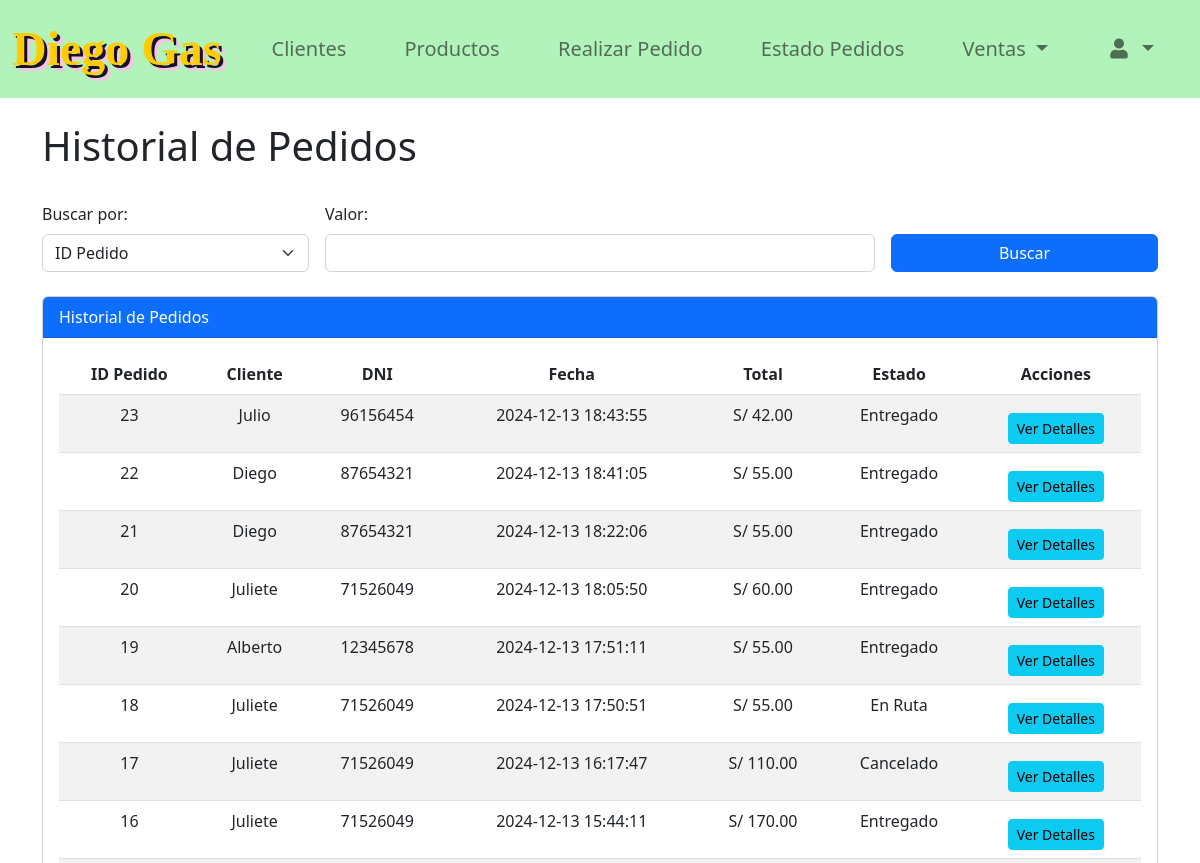
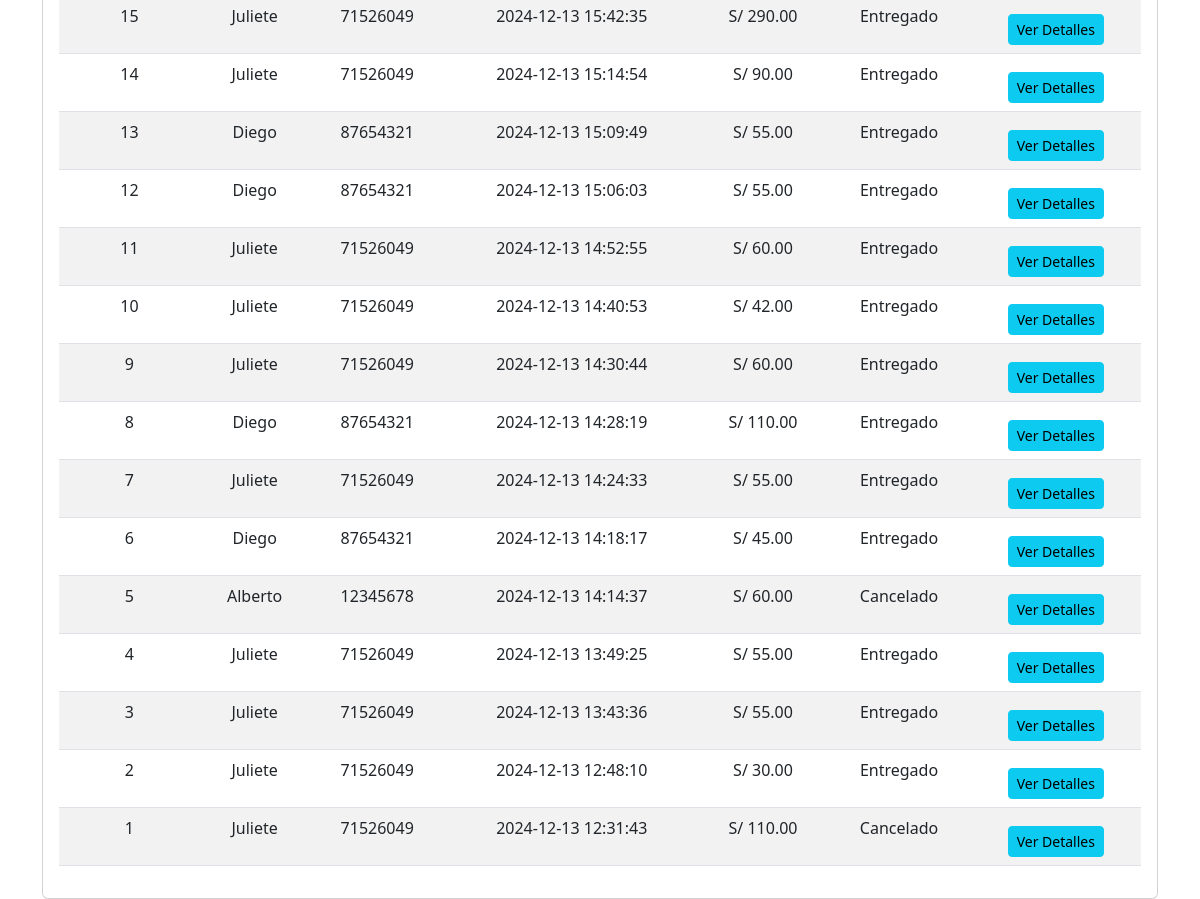
Page /vistas/Recepcion/historial_ventas.php (signed in) on the committed database (2 pictures, top to bottom).
### tables this page shows
CREATE TABLE `pedidos` (
  `id_pedido` int(11) NOT NULL,
  `id_cliente` int(11) NOT NULL,
  `id_usuario` int(11) NOT NULL,
  `fecha_pedido` datetime NOT NULL,
  `total_pedido` decimal(10,2) NOT NULL,
  `id_estado` int(11) NOT NULL,
  `id_empleado` int(11) DEFAULT NULL,
  `id_pago` int(11) NOT NULL,
  `id_tipo_despacho` int(11) NOT NULL,
  `fecha_entrega` datetime NOT NULL DEFAULT current_timestamp(),
  `id_direccion_envio` int(11) DEFAULT NULL
);

CREATE TABLE `clientes` (
  `id_cliente` int(11) NOT NULL,
  `nombre_cliente` varchar(100) NOT NULL,
  `apellido_cliente` varchar(100) DEFAULT NULL,
  `fecha_registro_cliente` date DEFAULT NULL,
  `email_cliente` varchar(100) DEFAULT NULL,
  `descripcion_cliente` varchar(255) DEFAULT NULL,
  `dni_cliente` int(11) DEFAULT NULL
);

CREATE TABLE `estado_pedido` (
  `id_estado` int(11) NOT NULL,
  `nombre_estado` varchar(50) NOT NULL,
  `descripcion` text DEFAULT NULL
);

### vistas/funciones.php (called while the page is built, shortened)
<?php
function obtenerConexion()
{
    $host = "localhost";
    $dbname = "diegogas";
    $username = "root";
    $password = "";
    try {
        $conn = new PDO("mysql:host=$host;dbname=$dbname", $username, $password);
        $conn->setAttribute(PDO::ATTR_ERRMODE, PDO::ERRMODE_EXCEPTION);
        return $conn;
    } catch (PDOException $e) {
        logError($e->getMessage());
        echo "Ocurrió un error en la conexión. Por favor, intente más tarde.";
        return null;
    }
}
function buscarHistorialPedidos($criterio, $valor)
{
    $conn = obtenerConexion();
    try {
        $sql = "SELECT p.id_pedido, c.nombre_cliente, c.dni_cliente, p.fecha_pedido, p.total_pedido, ep.nombre_estado AS estado
                FROM pedidos p
                JOIN clientes c ON p.id_cliente = c.id_cliente
                JOIN estado_pedido ep ON p.id_estado = ep.id_estado";
        $sql .= " ORDER BY p.fecha_pedido DESC";
        $stmt = $conn->prepare($sql);
        $stmt->execute();
        return $stmt->fetchAll(PDO::FETCH_ASSOC);
    } catch (PDOException $e) {
        echo "Error al buscar el historial de pedidos: " . $e->getMessage();
        return [];
    }
}

### vistas/Recepcion/historial_ventas.php (the view, shortened to what this page needs)
<?php
require_once '../funciones.php';
$criterio = $_GET['criterio'] ?? '';
$valor = $_GET['valor'] ?? '';
$pedidos = buscarHistorialPedidos($criterio, $valor);
?>
<!DOCTYPE html>
<html lang="es">
<head>
    <link rel="stylesheet" href="../../recursos/css/style.css">
    <link rel="stylesheet" href="https://cdnjs.cloudflare.com/ajax/libs/font-awesome/5.15.4/css/all.min.css">
    <link href="https://cdn.jsdelivr.net/npm/bootstrap@5.2.3/dist/css/bootstrap.min.css" rel="stylesheet">
</head>
<body>
    <?php include_once 'navbar_recepcion.php'; ?>
    <div class="container mt-4">
        <h1>Historial de Pedidos</h1><br>
        <form method="GET" class="row g-3 mb-4">
            <div class="col-md-3">
                <label for="criterio" class="form-label">Buscar por:</label>
                <select name="criterio" id="criterio" class="form-select">
                    <option value="id_pedido" <?php if ($criterio === 'id_pedido') echo 'selected'; ?>>ID Pedido</option>
                </select>
            </div>
            <div class="col-md-6">
                <label for="valor" class="form-label">Valor:</label>
                <input type="text" name="valor" id="valor" class="form-control" value="<?php echo htmlspecialchars($valor); ?>">
            </div>
            <div class="col-md-3 d-flex align-items-end">
                <button type="submit" class="btn btn-primary w-100">Buscar</button>
            </div>
        </form>
        <div class="card">
            <div class="card-header bg-primary text-white">Historial de Pedidos</div>
            <div class="card-body">
                <?php if (!empty($pedidos)): ?>
                    <table class="table table-striped">
                        <thead>
                            <tr>
                                <th>ID Pedido</th>
                                <th>Cliente</th>
                                <th>DNI</th>
                                <th>Fecha</th>
                                <th>Total</th>
                                <th>Estado</th>
                                <th>Acciones</th>
                            </tr>
                        </thead>
                        <tbody>
                            <?php foreach ($pedidos as $pedido): ?>
                                <tr>
                                    <td><?php echo htmlspecialchars($pedido['id_pedido']); ?></td>
                                    <td><?php echo htmlspecialchars($pedido['nombre_cliente']); ?></td>
                                    <td><?php echo htmlspecialchars($pedido['dni_cliente']); ?></td>
                                    <td><?php echo htmlspecialchars($pedido['fecha_pedido']); ?></td>
                                    <td>S/ <?php echo number_format($pedido['total_pedido'], 2); ?></td>
                                    <td><?php echo htmlspecialchars($pedido['estado']); ?></td>
                                    <td>
                                        <a href="detalles_pedido.php?id_pedido=<?php echo $pedido['id_pedido']; ?>" class="btn btn-info btn-sm">Ver Detalles</a>
                                    </td>
                                </tr>
                            <?php endforeach; ?>
                        </tbody>
                    </table>
                <?php else: ?>
                    <p>No se encontraron pedidos.</p>
                <?php endif; ?>
            </div>
        </div>
    </div>
</body>
</html>

### recursos/css/style.css (style rules this page uses)
* { text-decoration: none; }
body { background-color: #E2DDDB; }
.card .card-body { text-align: center; }
.card .btn { margin-top: 10px; }
body { background-color: #E6F9EA; }
body { font-family: Arial, sans-serif; background-color: #f4f4f4; margin: 0; padding: 0; display: flex; flex-direction: column; justify-content: space-between; }

### rows in the picture
pedidos: id_pedido "23", id_cliente.nombre_cliente "Julio", id_cliente.dni_cliente "96156454", fecha_pedido "2024-12-13 18:43:55", total_pedido "42.00", id_estado.nombre_estado "Entregado"
pedidos: id_pedido "22", id_cliente.nombre_cliente "Diego", id_cliente.dni_cliente "87654321", fecha_pedido "2024-12-13 18:41:05", total_pedido "55.00", id_estado.nombre_estado "Entregado"
pedidos: id_pedido "21", id_cliente.nombre_cliente "Diego", id_cliente.dni_cliente "87654321", fecha_pedido "2024-12-13 18:22:06", total_pedido "55.00", id_estado.nombre_estado "Entregado"
pedidos: id_pedido "20", id_cliente.nombre_cliente "Juliete", id_cliente.dni_cliente "71526049", fecha_pedido "2024-12-13 18:05:50", total_pedido "60.00", id_estado.nombre_estado "Entregado"
pedidos: id_pedido "19", id_cliente.nombre_cliente "Alberto", id_cliente.dni_cliente "12345678", fecha_pedido "2024-12-13 17:51:11", total_pedido "55.00", id_estado.nombre_estado "Entregado"
pedidos: id_pedido "18", id_cliente.nombre_cliente "Juliete", id_cliente.dni_cliente "71526049", fecha_pedido "2024-12-13 17:50:51", total_pedido "55.00", id_estado.nombre_estado "En Ruta"
pedidos: id_pedido "17", id_cliente.nombre_cliente "Juliete", id_cliente.dni_cliente "71526049", fecha_pedido "2024-12-13 16:17:47", total_pedido "110.00", id_estado.nombre_estado "Cancelado"
pedidos: id_pedido "16", id_cliente.nombre_cliente "Juliete", id_cliente.dni_cliente "71526049", fecha_pedido "2024-12-13 15:44:11", total_pedido "170.00", id_estado.nombre_estado "Entregado"
pedidos: id_pedido "15", id_cliente.nombre_cliente "Juliete", id_cliente.dni_cliente "71526049", fecha_pedido "2024-12-13 15:42:35", total_pedido "290.00", id_estado.nombre_estado "Entregado"
pedidos: id_pedido "14", id_cliente.nombre_cliente "Juliete", id_cliente.dni_cliente "71526049", fecha_pedido "2024-12-13 15:14:54", total_pedido "90.00", id_estado.nombre_estado "Entregado"
pedidos: id_pedido "13", id_cliente.nombre_cliente "Diego", id_cliente.dni_cliente "87654321", fecha_pedido "2024-12-13 15:09:49", total_pedido "55.00", id_estado.nombre_estado "Entregado"
pedidos: id_pedido "12", id_cliente.nombre_cliente "Diego", id_cliente.dni_cliente "87654321", fecha_pedido "2024-12-13 15:06:03", total_pedido "55.00", id_estado.nombre_estado "Entregado"
pedidos: id_pedido "11", id_cliente.nombre_cliente "Juliete", id_cliente.dni_cliente "71526049", fecha_pedido "2024-12-13 14:52:55", total_pedido "60.00", id_estado.nombre_estado "Entregado"
pedidos: id_pedido "10", id_cliente.nombre_cliente "Juliete", id_cliente.dni_cliente "71526049", fecha_pedido "2024-12-13 14:40:53", total_pedido "42.00", id_estado.nombre_estado "Entregado"
pedidos: id_pedido "9", id_cliente.nombre_cliente "Juliete", id_cliente.dni_cliente "71526049", fecha_pedido "2024-12-13 14:30:44", total_pedido "60.00", id_estado.nombre_estado "Entregado"
pedidos: id_pedido "8", id_cliente.nombre_cliente "Diego", id_cliente.dni_cliente "87654321", fecha_pedido "2024-12-13 14:28:19", total_pedido "110.00", id_estado.nombre_estado "Entregado"
pedidos: id_pedido "7", id_cliente.nombre_cliente "Juliete", id_cliente.dni_cliente "71526049", fecha_pedido "2024-12-13 14:24:33", total_pedido "55.00", id_estado.nombre_estado "Entregado"
pedidos: id_pedido "6", id_cliente.nombre_cliente "Diego", id_cliente.dni_cliente "87654321", fecha_pedido "2024-12-13 14:18:17", total_pedido "45.00", id_estado.nombre_estado "Entregado"
pedidos: id_pedido "5", id_cliente.nombre_cliente "Alberto", id_cliente.dni_cliente "12345678", fecha_pedido "2024-12-13 14:14:37", total_pedido "60.00", id_estado.nombre_estado "Cancelado"
pedidos: id_pedido "4", id_cliente.nombre_cliente "Juliete", id_cliente.dni_cliente "71526049", fecha_pedido "2024-12-13 13:49:25", total_pedido "55.00", id_estado.nombre_estado "Entregado"
pedidos: id_pedido "3", id_cliente.nombre_cliente "Juliete", id_cliente.dni_cliente "71526049", fecha_pedido "2024-12-13 13:43:36", total_pedido "55.00", id_estado.nombre_estado "Entregado"
pedidos: id_pedido "2", id_cliente.nombre_cliente "Juliete", id_cliente.dni_cliente "71526049", fecha_pedido "2024-12-13 12:48:10", total_pedido "30.00", id_estado.nombre_estado "Entregado"
pedidos: id_pedido "1", id_cliente.nombre_cliente "Juliete", id_cliente.dni_cliente "71526049", fecha_pedido "2024-12-13 12:31:43", total_pedido "110.00", id_estado.nombre_estado "Cancelado"
